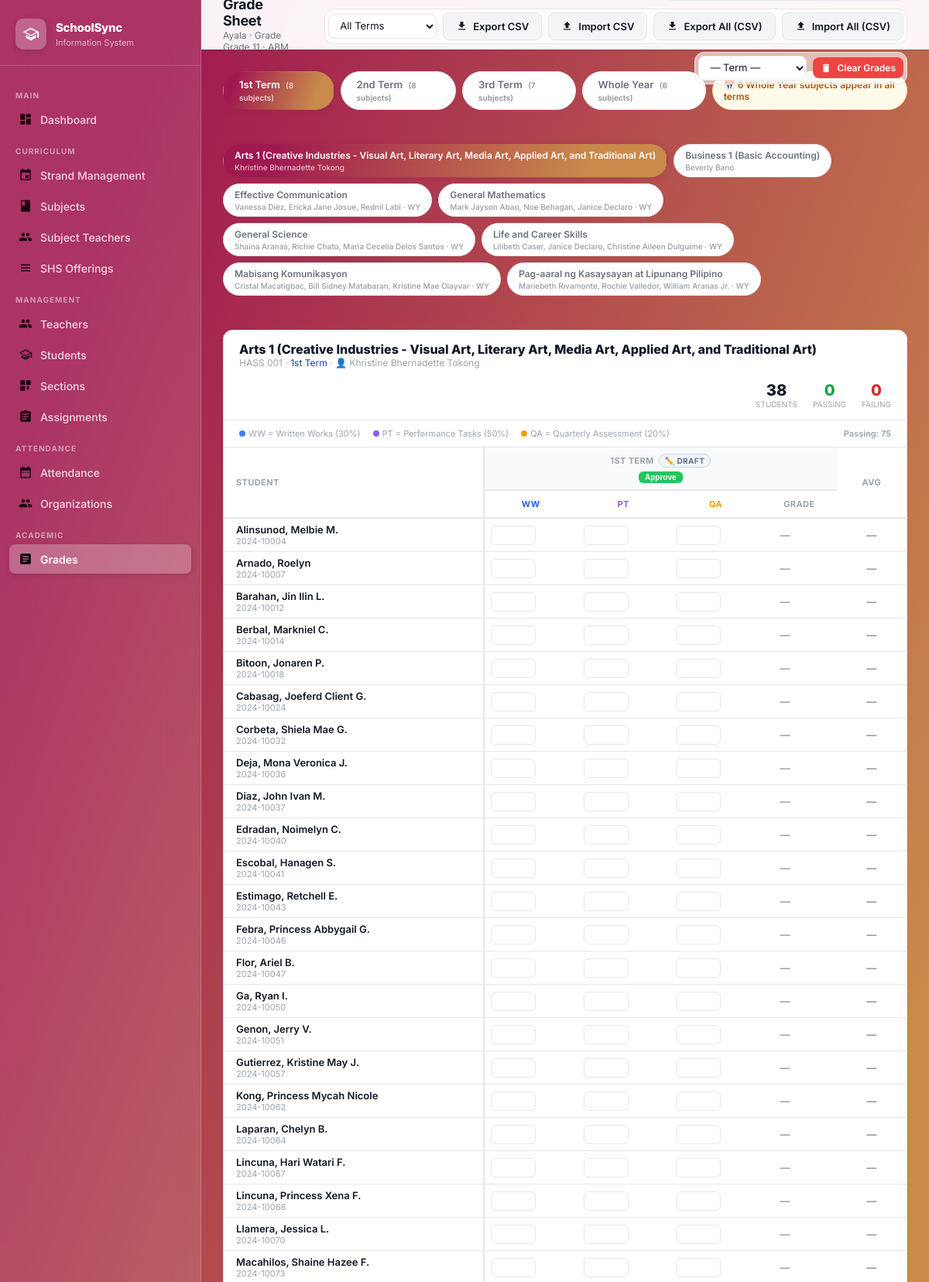
/grades/section/2 (signed in, upper part), run on the app's committed database.
### tables this page shows
CREATE TABLE sections (
        id INTEGER PRIMARY KEY AUTOINCREMENT,
        grade_level TEXT NOT NULL, section_name TEXT NOT NULL, adviser_id INTEGER, student_limit INTEGER DEFAULT 40, strand_id INTEGER REFERENCES strands(id) ON DELETE SET NULL,
        FOREIGN KEY (adviser_id) REFERENCES teachers(id) ON DELETE SET NULL);

CREATE TABLE strands (
        id INTEGER PRIMARY KEY AUTOINCREMENT,
        strand_code TEXT UNIQUE NOT NULL, strand_name TEXT NOT NULL, description TEXT);

CREATE TABLE subjects (
        id INTEGER PRIMARY KEY AUTOINCREMENT,
        subject_code TEXT NOT NULL, subject_name TEXT NOT NULL,
        grade_level TEXT NOT NULL, strand TEXT, semester TEXT, default_teacher_id INTEGER, shs_type TEXT);

CREATE TABLE "grading_period_settings" (    id         INTEGER PRIMARY KEY AUTOINCREMENT,    period     TEXT NOT NULL,    semester   TEXT NOT NULL DEFAULT '1st Semester',    is_open    INTEGER NOT NULL DEFAULT 0,    opened_at  TEXT,    opened_by  TEXT,    UNIQUE(period, semester));

CREATE TABLE students (
            id               INTEGER PRIMARY KEY AUTOINCREMENT,
            student_id       TEXT UNIQUE NOT NULL,
            first_name       TEXT NOT NULL,
            last_name        TEXT NOT NULL,
            middle_name      TEXT,
            gender           TEXT,
            birthdate        TEXT,
            address          TEXT,
            contact_no       TEXT,
            email            TEXT,
            guardian_name    TEXT,
            guardian_contact TEXT,
            section_id       INTEGER,
            strand_id        INTEGER,
            grade_level      TEXT,
            enrollment_status TEXT DEFAULT 'Enrolled',
            created_at       TEXT DEFAULT (datetime('now')), password TEXT,
            FOREIGN KEY (section_id) REFERENCES sections(id) ON DELETE SET NULL,
            FOREIGN KEY (strand_id)  REFERENCES strands(id)  ON DELETE SET NULL
        );

### app.py (the view)
@app.route('/grades/section/<int:sec_id>')
@login_required
def grade_sheet(sec_id):
    conn = get_db()
    section  = conn.execute("SELECT s.*, st.strand_code FROM sections s LEFT JOIN strands st ON s.strand_id=st.id WHERE s.id=?", (sec_id,)).fetchone()
    if not section:
        flash('Section not found.', 'danger')
        return redirect(url_for('grades_home'))
    students     = conn.execute(
        "SELECT id, student_id, first_name, last_name, middle_name FROM students WHERE section_id=? ORDER BY last_name, first_name",
        (sec_id,)
    ).fetchall()
    is_jhs = section['grade_level'] in ('7', '8', '9', '10')
    if is_jhs:
        active_sem = 'Whole Year'
    else:
        active_sem = request.args.get('sem', '1st Term')
        if active_sem not in SEM_TERMS:
            active_sem = '1st Term'
    subjects_all = get_section_subjects(conn, sec_id, active_sem)
    subjects = subjects_for_sem_tab(subjects_all, active_sem)
    sel_sub_id  = request.args.get('subject_id', type=int)
    if not sel_sub_id and subjects:
        sel_sub_id = subjects[0]['id']
    sel_subject = next((s for s in subjects if s['id'] == sel_sub_id), None)
    if sel_subject:
        sub_scope = (sel_subject['semester'] or '').strip()
        sub_sem = sub_scope if (sub_scope and sub_scope in SEM_TERMS) else active_sem
        sem_q_rows = conn.execute(
            "SELECT period FROM grading_period_settings WHERE semester=? ORDER BY id",
            (sub_sem,)
        ).fetchall()
        QUARTERS = [r['period'] for r in sem_q_rows] if sem_q_rows else ALL_TERMS
    else:
        QUARTERS = ALL_TERMS
    grades_raw = conn.execute(
        "SELECT g.student_id, g.quarter, g.written_works, g.performance_tasks, g.quarterly_assessment FROM grades g WHERE g.section_id=? AND g.subject_id=? AND g.semester=?",
        (sec_id, sel_sub_id or 0,
         ('Whole Year' if (sel_subject and (sel_subject['semester'] or '').strip() == 'Whole Year')
          else (sel_subject['semester'] if (sel_subject and (sel_subject['semester'] or '').strip()) else active_sem)))
    ).fetchall() if sel_sub_id else []
    grade_map = {}
    for g in grades_raw:
        grade_map.setdefault(g['student_id'], {})[g['quarter']] = g
    student_grades = []
    for st in students:
        qgrades = {}
        for q in QUARTERS:
            row = grade_map.get(st['id'], {}).get(q)
            if row:
                qg = compute_quarterly_grade(row['written_works'], row['performance_tasks'], row['quarterly_assessment'])
                qgrades[q] = {'ww': row['written_works'], 'pt': row['performance_tasks'],
                               'qa': row['quarterly_assessment'], 'computed': qg}
            else:
                qgrades[q] = {'ww': None, 'pt': None, 'qa': None, 'computed': None}
        vals = [qgrades[q]['computed'] for q in QUARTERS if qgrades[q]['computed'] is not None]
        avg  = round(sum(vals)/len(vals), 2) if vals else None
        student_grades.append({'student': st, 'quarters': qgrades, 'average': avg,
                                'passing': avg is not None and avg >= PASSING_GRADE})
    sub_statuses = {}
    if sel_sub_id:
        gs_sem = active_sem if (not sel_subject or sel_subject['semester'] in ('', 'Whole Year')) else sel_subject['semester']
        rows = conn.execute(
            "SELECT quarter, status FROM grade_submissions WHERE subject_id=? AND section_id=? AND semester=?",
            (sel_sub_id, sec_id, gs_sem)
        ).fetchall()
        sub_statuses = {r['quarter']: r['status'] for r in rows}
    conn.close()
    return render_template('grade_sheet.html',
                           section=section, subjects=subjects, subjects_all=subjects_all,
                           active_sem=active_sem, sel_subject=sel_subject, sel_sub_id=sel_sub_id,
                           students=student_grades, quarters=QUARTERS,
                           q_statuses=sub_statuses, passing_grade=PASSING_GRADE)

### templates/grade_sheet.html (shortened to what this page needs)
{% extends "layout.html" %}
{% block page_subtitle %}{{ section.section_name }} · Grade {{ section.grade_level }}{% if section.strand_code %} · {{ section.strand_code }}{% endif %}{% endblock %}
{% block header_actions %}
  {% if subjects %}
  <div class="action-group">
    <select id="exportPeriodSel" class="form-control" style="width:140px;">
      <option value="all">All Terms</option>
    </select>
    {% if sel_sub_id %}
    <button type="button" class="btn btn-secondary" onclick="exportSelectedCSV()">
      <svg viewBox="0 0 24 24" fill="currentColor" style="width:15px;height:15px;"><path d="M19 9h-4V3H9v6H5l7 7 7-7zM5 18v2h14v-2H5z"/></svg>
      Export CSV
    </button>
    <button type="button" class="btn btn-secondary" onclick="document.getElementById('adminCsvInput').click()">
      <svg viewBox="0 0 24 24" fill="currentColor" style="width:15px;height:15px;"><path d="M9 16h6v-6h4l-7-7-7 7h4v6zm-4 2h14v2H5v-2z"/></svg>
      Import CSV
    </button>
    {% endif %}
    <button type="button" class="btn btn-secondary" onclick="exportAllCSV()">
      <svg viewBox="0 0 24 24" fill="currentColor" style="width:15px;height:15px;"><path d="M19 9h-4V3H9v6H5l7 7 7-7zM5 18v2h14v-2H5z"/></svg>
      Export All (CSV)
    </button>
    <button type="button" class="btn btn-secondary" onclick="document.getElementById('adminAllCsvInput').click()">
      <svg viewBox="0 0 24 24" fill="currentColor" style="width:15px;height:15px;"><path d="M9 16h6v-6h4l-7-7-7 7h4v6zm-4 2h14v2H5v-2z"/></svg>
      Import All (CSV)
    </button>
  </div>
  {% endif %}
  {% if sel_sub_id %}
  <div class="action-group">
    <select id="clearPeriodSel" class="form-control" style="width:140px;">
      <option value="">— Term —</option>
    </select>
    <button type="button" class="btn btn-danger btn-sm" onclick="clearGrades()">
      <svg viewBox="0 0 24 24" fill="currentColor" style="width:14px;height:14px;"><path d="M6 19c0 1.1.9 2 2 2h8c1.1 0 2-.9 2-2V7H6v12zM19 4h-3.5l-1-1h-5l-1 1H5v2h14V4z"/></svg>
      Clear Grades
    </button>
  </div>
  {% endif %}
{% endblock %}
{% block content %}
{% set is_jhs = section.grade_level in ('7', '8', '9', '10') %}
{% if not is_jhs %}
{% set t1_count = subjects_all | selectattr('semester','equalto','1st Term') | list | length %}
{% set t2_count = subjects_all | selectattr('semester','equalto','2nd Term') | list | length %}
{% set t3_count = subjects_all | selectattr('semester','equalto','3rd Term') | list | length %}
{% set legacy1  = subjects_all | selectattr('semester','equalto','1st Semester') | list | length %}
{% set legacy2  = subjects_all | selectattr('semester','equalto','2nd Semester') | list | length %}
{% set wy_count   = subjects_all | selectattr('semester','equalto','Whole Year') | list | length %}
{% set na_count   = subjects_all | rejectattr('semester','in',['1st Term','2nd Term','3rd Term','1st Semester','2nd Semester','Whole Year']) | list | length %}
<div class="sem-tab-bar">
  <a href="{{ url_for('grade_sheet', sec_id=section.id, sem='1st Term') }}"
     class="sem-tab {{ 'active' if active_sem == '1st Term' else '' }}">
    1st Term
    <span style="font-size:10px;opacity:.75;margin-left:4px;">
      ({{ t1_count + wy_count + na_count + legacy1 }} subjects)
    </span>
  </a>
  <a href="{{ url_for('grade_sheet', sec_id=section.id, sem='2nd Term') }}"
     class="sem-tab {{ 'active' if active_sem == '2nd Term' else '' }}">
    2nd Term
    <span style="font-size:10px;opacity:.75;margin-left:4px;">
      ({{ t2_count + wy_count + na_count + legacy1 }} subjects)
    </span>
  </a>
  <a href="{{ url_for('grade_sheet', sec_id=section.id, sem='3rd Term') }}"
     class="sem-tab {{ 'active' if active_sem == '3rd Term' else '' }}">
    3rd Term
    <span style="font-size:10px;opacity:.75;margin-left:4px;">
      ({{ t3_count + wy_count + na_count + legacy2 }} subjects)
    </span>
  </a>
  <a href="{{ url_for('grade_sheet', sec_id=section.id, sem='Whole Year') }}"
     class="sem-tab {{ 'active' if active_sem == 'Whole Year' else '' }}">
    Whole Year
    <span style="font-size:10px;opacity:.75;margin-left:4px;">
      ({{ wy_count + na_count }} subjects)
    </span>
  </a>
  {% if wy_count > 0 %}
  <span style="display:inline-flex;align-items:center;gap:5px;padding:8px 14px;font-size:12px;color:#b45309;border:1.5px solid #fde68a;border-radius:99px;background:#fffbeb;font-weight:600;">
    📅 {{ wy_count }} Whole Year subject{{ 's' if wy_count != 1 else '' }} appear in all terms
  </span>
  {% endif %}
</div>
{% endif %}
{% if subjects %}
<div class="subject-tabs">
  {% for sub in subjects %}
  <a href="{{ url_for('grade_sheet', sec_id=section.id, sem=active_sem, subject_id=sub.id) }}"
     class="subject-tab {{ 'active' if sub.id == sel_sub_id else '' }}">
    <div>{{ sub.subject_name }}</div>
    <div style="font-size:10px;opacity:.7;margin-top:2px;font-weight:500;">
      {{ sub.teachers | join(', ') }}{% if sub.semester == 'Whole Year' %} · WY{% endif %}
    </div>
  </a>
  {% endfor %}
</div>
{% endif %}
{% if sel_subject %}
<div class="content-card" style="margin-bottom:0;">
  <div style="padding:14px 20px;display:flex;align-items:center;gap:16px;flex-wrap:wrap;border-bottom:1px solid var(--border);">
    <div>
      <div style="font-size:16px;font-weight:800;">{{ sel_subject.subject_name }}</div>
      <div style="font-size:12px;color:var(--text-muted);">
        {{ sel_subject.subject_code }}
        {% if sel_subject.semester %} · <span style="color:{% if sel_subject.semester=='1st Term' %}#1e40af{% elif sel_subject.semester=='2nd Term' %}#7e22ce{% elif sel_subject.semester=='3rd Term' %}#166534{% else %}#854d0e{% endif %};">{{ sel_subject.semester }}</span>{% endif %}
        {% if sel_subject.teachers %} · 👤 {{ sel_subject.teachers | join(' / ') }}{% endif %}
      </div>
    </div>
    <div style="margin-left:auto;display:flex;gap:20px;">
      <div style="text-align:center;"><div style="font-size:20px;font-weight:800;">{{ students|length }}</div><div style="font-size:10px;text-transform:uppercase;color:var(--text-muted);">Students</div></div>
      <div style="text-align:center;"><div style="font-size:20px;font-weight:800;color:#16a34a;">{{ students|selectattr('passing')|list|length }}</div><div style="font-size:10px;text-transform:uppercase;color:var(--text-muted);">Passing</div></div>
      <div style="text-align:center;"><div style="font-size:20px;font-weight:800;color:#dc2626;">{{ students|rejectattr('passing')|selectattr('average')|list|length }}</div><div style="font-size:10px;text-transform:uppercase;color:var(--text-muted);">Failing</div></div>
    </div>
  </div>
  <div style="padding:10px 20px;border-bottom:1px solid var(--border);">
    <div class="legend">
      <span class="legend-item"><span class="legend-dot" style="background:#3b82f6;"></span> WW = Written Works (30%)</span>
      <span class="legend-item"><span class="legend-dot" style="background:#8b5cf6;"></span> PT = Performance Tasks (50%)</span>
      <span class="legend-item"><span class="legend-dot" style="background:#f59e0b;"></span> QA = Quarterly Assessment (20%)</span>
      <span style="margin-left:auto;font-weight:600;">Passing: {{ passing_grade }}</span>
    </div>
  </div>
  <div style="overflow-x:auto;">
    <table class="grade-table">
      <thead>
        <tr>
          <th class="col-name" rowspan="2" style="min-width:160px;text-align:left;padding-left:16px;">Student</th>
          {% set period_classes = {'1st Term':'p-term1','2nd Term':'p-term2','3rd Term':'p-term3'} %}
          {% for p in quarters %}
          <th class="p-header {{ period_classes[p] }} p-group" colspan="4">
            <div style="display:flex;align-items:center;justify-content:center;gap:6px;">
              {{ p }}
              {% set ps = q_statuses.get(p, 'Draft') %}
              <span class="status-pill status-{{ ps }}" id="status_{{ p }}">
              </span>
            </div>
            <div class="q-actions" id="qactions_{{ p }}"></div>
          </th>
          {% endfor %}
          <th rowspan="2" style="min-width:56px;">Avg</th>
        </tr>
        <tr>
          {% for p in quarters %}
          <th class="p-group" style="color:#2563eb;">WW</th>
          <th style="color:#8b5cf6;">PT</th>
          <th style="color:#f59e0b;">QA</th>
          <th>Grade</th>
          {% endfor %}
        </tr>
      </thead>
      <tbody>
        {% for sg in students %}{% set st = sg.student %}
        <tr>
          <td style="padding-left:16px;">
            <div style="font-weight:600;font-size:13px;">{{ st.last_name }}, {{ st.first_name }}{% if st.middle_name|clean_mn %} {{ st.middle_name|clean_mn|upper|first }}.{% endif %}</div>
            <div style="font-size:11px;color:var(--text-muted);">{{ st.student_id }}</div>
          </td>
          {% for p in quarters %}{% set qd = sg.quarters[p] %}
          <td class="p-group">
            <input type="number" min="0" max="100" step="0.01" class="grade-input"
              data-student="{{ st.id }}" data-subject="{{ sel_sub_id }}"
              data-section="{{ section.id }}" data-quarter="{{ p }}" data-component="written_works"
              value="{{ qd.ww if qd.ww is not none else '' }}" title="Written Works – {{ p }}">
          </td>
          <td>
            <input type="number" min="0" max="100" step="0.01" class="grade-input"
              data-student="{{ st.id }}" data-subject="{{ sel_sub_id }}"
              data-section="{{ section.id }}" data-quarter="{{ p }}" data-component="performance_tasks"
              value="{{ qd.pt if qd.pt is not none else '' }}" title="Performance Tasks – {{ p }}">
          </td>
          <td>
            <input type="number" min="0" max="100" step="0.01" class="grade-input"
              data-student="{{ st.id }}" data-subject="{{ sel_sub_id }}"
              data-section="{{ section.id }}" data-quarter="{{ p }}" data-component="quarterly_assessment"
              value="{{ qd.qa if qd.qa is not none else '' }}" title="Quarterly Assessment – {{ p }}">
          </td>
          <td>
            <span class="computed-grade {{ 'grade-pass' if qd.computed is not none and qd.computed >= passing_grade else ('grade-fail' if qd.computed is not none else 'grade-none') }}"
                  id="computed_{{ st.id }}_{{ p|replace('-','_') }}">
              {{ '%.2f'|format(qd.computed) if qd.computed is not none else '—' }}
            </span>
          </td>
          {% endfor %}
          <td style="font-weight:800;font-size:13px;text-align:center;">
            <span id="avg_{{ st.id }}" class="{{ 'grade-pass' if sg.average is not none and sg.average >= passing_grade else ('grade-fail' if sg.average is not none else 'grade-none') }}">
              {{ '%.2f'|format(sg.average) if sg.average is not none else '—' }}
            </span>
          </td>
        </tr>
        {% endfor %}
      </tbody>
    </table>
  </div>
</div>
{% endif %}
{% endblock %}

### data on the page
sections: section_name "Ayala", grade_level "Grade 11"
strands: strand_code "ABM"
subjects: subject_name "Arts 1 (Creative Industries - Visual Art, Literary Art, Media Art, Applied Art, and Traditional Art)", teachers "Khristine Bhernadette Tokong", subject_code "HASS 001"
subjects: subject_name "Business 1 (Basic Accounting)", teachers "Beverly Bano"
subjects: subject_name "Effective Communication", teachers "Vanessa Diez, Ericka Jane Josue, Rednil Labi", shows "· WY"
subjects: subject_name "General Mathematics", teachers "Mark Jayson Abao, Noe Behagan, Janice Declaro", shows "· WY"
subjects: subject_name "General Science", teachers "Shaina Aranas, Richie Chato, Maria Cecelia Delos Santos", shows "· WY"
subjects: subject_name "Life and Career Skills", teachers "Lilibeth Caser, Janice Declaro, Christine Aileen Dulguime", shows "· WY"
subjects: subject_name "Mabisang Komunikasyon", teachers "Cristal Macatigbac, Bill Sidney Matabaran, Kristine Mae Olayvar", shows "· WY"
subjects: subject_name "Pag-aaral ng Kasaysayan at Lipunang Pilipino", teachers "Mariebeth Rivamonte, Rochie Valledor, William Aranas Jr.", shows "· WY"
grading_period_settings: period "1ST TERM", computed "—"
students: last_name "Alinsunod", first_name "Melbie", middle_name|clean_mn "M", student_id "2024-10004"
students: last_name "Arnado", first_name "Roelyn", student_id "2024-10007"
students: last_name "Barahan", first_name "Jin Ilin", middle_name|clean_mn "L", student_id "2024-10012"
students: last_name "Berbal", first_name "Markniel", middle_name|clean_mn "C", student_id "2024-10014"
students: last_name "Bitoon", first_name "Jonaren", middle_name|clean_mn "P", student_id "2024-10018"
students: last_name "Cabasag", first_name "Joeferd Client", middle_name|clean_mn "G", student_id "2024-10024"
students: last_name "Corbeta", first_name "Shiela Mae", middle_name|clean_mn "G", student_id "2024-10032"
students: last_name "Deja", first_name "Mona Veronica", middle_name|clean_mn "J", student_id "2024-10036"
students: last_name "Diaz", first_name "John Ivan", middle_name|clean_mn "M", student_id "2024-10037"
students: last_name "Edradan", first_name "Noimelyn", middle_name|clean_mn "C", student_id "2024-10040"
students: last_name "Escobal", first_name "Hanagen", middle_name|clean_mn "S", student_id "2024-10041"
students: last_name "Estimago", first_name "Retchell", middle_name|clean_mn "E", student_id "2024-10043"
students: last_name "Febra", first_name "Princess Abbygail", middle_name|clean_mn "G", student_id "2024-10046"
students: last_name "Flor", first_name "Ariel", middle_name|clean_mn "B", student_id "2024-10047"
students: last_name "Ga", first_name "Ryan", middle_name|clean_mn "I", student_id "2024-10050"
students: last_name "Genon", first_name "Jerry", middle_name|clean_mn "V", student_id "2024-10051"
students: last_name "Gutierrez", first_name "Kristine May", middle_name|clean_mn "J", student_id "2024-10057"
students: last_name "Kong", first_name "Princess Mycah Nicole", student_id "2024-10062"
students: last_name "Laparan", first_name "Chelyn", middle_name|clean_mn "B", student_id "2024-10064"
students: last_name "Lincuna", first_name "Hari Watari", middle_name|clean_mn "F", student_id "2024-10067"
students: last_name "Lincuna", first_name "Princess Xena", middle_name|clean_mn "F", student_id "2024-10068"
students: last_name "Llamera", first_name "Jessica", middle_name|clean_mn "L", student_id "2024-10070"
students: last_name "Macahilos", first_name "Shaine Hazee", middle_name|clean_mn "F", student_id "2024-10073"

### other printed values
{{ t1_count + wy_count + na_count + legacy1 }} "8"
{{ t2_count + wy_count + na_count + legacy1 }} "8"
{{ t3_count + wy_count + na_count + legacy2 }} "7"
{{ wy_count + na_count }} "6"
{{ wy_count }} "6"
{{ 's' if wy_count != 1 else '' }} "s"
{{ sel_subject.semester }} "1st Term"
{{ sel_subject.teachers | join(' / ') }} "Khristine Bhernadette Tokong"
{{ students|length }} "38"
{{ students|selectattr('passing')|list|length }} "0"
{{ students|rejectattr('passing')|selectattr('average')|list|length }} "0"
{{ passing_grade }} "75"
{{ '%.2f'|format(sg.average) if sg.average is not none else '—' }} "—" "—" "—" "—" "—" "—" "—" "—" "—" "—" "—" "—" "—" "—" "—" "—" "—" "—" "—" "—" "—" "—" "—"
